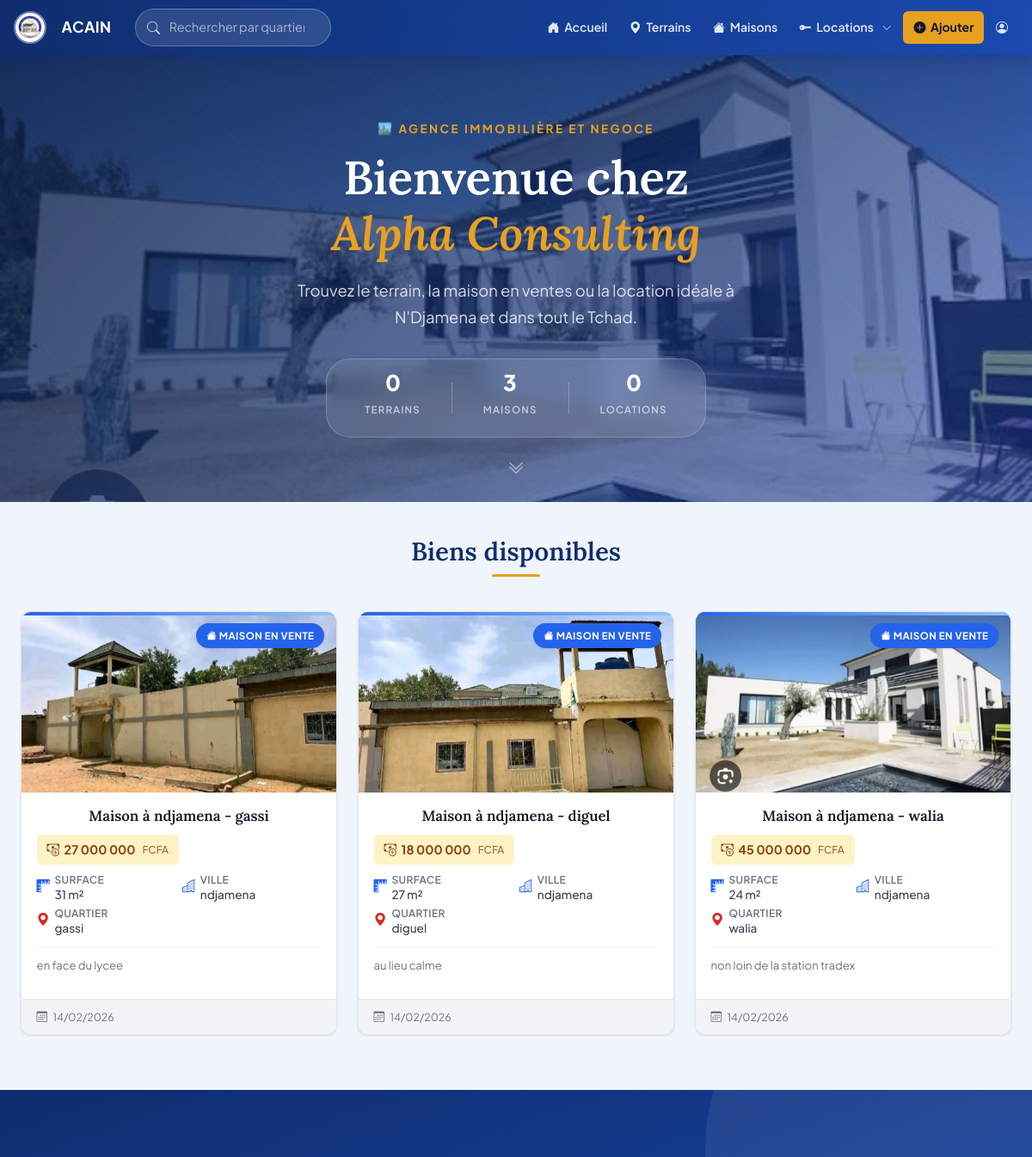
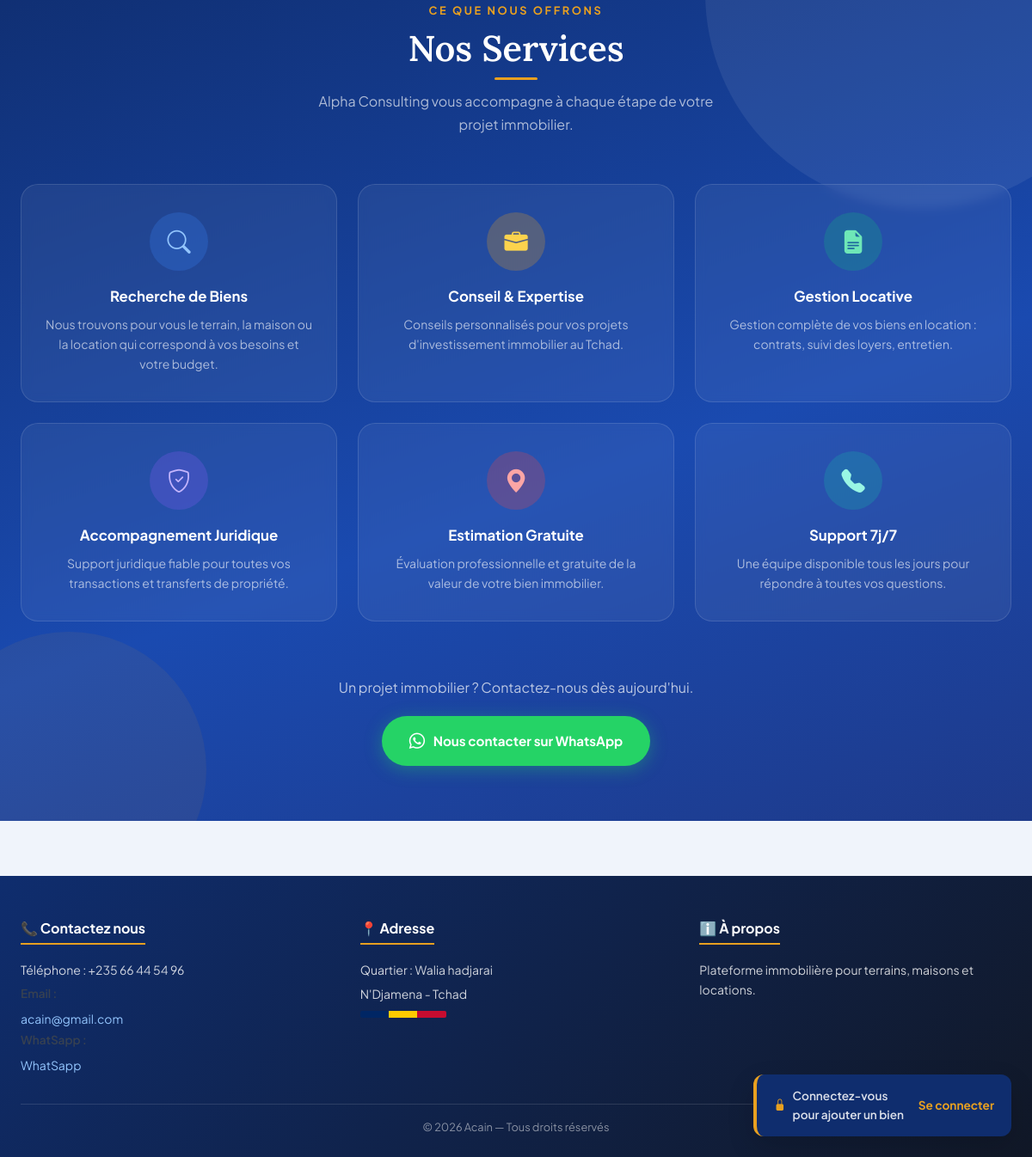
Page /maisons on the committed database (2 pictures, top to bottom).
### immo2app/models.py (models this page shows, shortened)
class Terrain(models.Model):
    TYPE_CHOICES = [
        ('terrain',  'Terrain'),
        ('maison',   'Maison'),
        ('location', 'Location'),
    ]
    STATUT_CHOICES = [
        ('en_attente', 'En attente'),
        ('valide',     'Validé'),
        ('rejete',     'Rejeté'),
    ]
    CATEGORIE_LOCATION_CHOICES = [
        ('hotel',        'Hôtel'),
        ('appartement',  'Appartement'),
        ('chambre',      'Chambre'),
    ]
    type_bien   = models.CharField(max_length=200, choices=TYPE_CHOICES)
    proprietaire = models.ForeignKey(
        settings.AUTH_USER_MODEL,
        on_delete=models.CASCADE,
        related_name="terrains"
    )
    titre       = models.CharField(max_length=200)
    superficie  = models.CharField(max_length=100, blank=True, null=True)
    nom_location      = models.CharField(max_length=200, blank=True, null=True)
    categorie_location = models.CharField(
        max_length=50,
        choices=CATEGORIE_LOCATION_CHOICES,
        blank=True, null=True
    )
    prix         = models.CharField(max_length=100)
    localisation = models.CharField(max_length=200)
    quartier     = models.CharField(max_length=200)
    description  = models.TextField()
    date_ajout   = models.DateTimeField(auto_now_add=True)
    statut       = models.CharField(
        max_length=20,
        choices=STATUT_CHOICES,
        default='en_attente'
    )

class ImageTerrain(models.Model):
    terrain = models.ForeignKey(Terrain, related_name='images', on_delete=models.CASCADE)
    image   = models.ImageField(upload_to='terrains/')

### immo2app/views.py (the view)
# urls.py: path('maisons', views.liste_maisons, name='liste_maisons'),
def liste_maisons(request):
    maisons = Terrain.objects.filter(type_bien='maison', statut='valide').order_by('-date_ajout')
    return render(request, 'home.html', {'terrains': maisons})

### immo2app/templates/home.html (shortened to what this page needs)
{% extends "base.html" %}
{% load static %}
{% block extra_css %}
 <link rel="stylesheet" type="text/css" href="{% static 'immo2app/bootstrap-5.3.8-dist/css/liste_terrain.css' %}">
{% endblock %}
{% block content %}
    <div id="terrain-container">
        {% include "_liste_terrains_fragment.html" %}
    </div>
{% endblock %}

### immo2app/templates/_liste_terrains_fragment.html (shortened to what this page needs)
{% load static %}
<div class="hero-banner">
    <div class="hero-overlay"></div>
    <div class="hero-content">
        <p class="hero-eyebrow">🏙️ Agence Immobilière et Negoce</p>
        <h1 class="hero-title">Bienvenue chez<br><span>Alpha Consulting</span></h1>
        <p class="hero-subtitle">Trouvez le terrain, la maison en ventes ou la location idéale à N'Djamena et dans tout le Tchad.</p>
        <div class="hero-stats">
            <div class="hero-stat"><span class="stat-num" id="countTerrains">—</span><a class="nav-link" href="{% url 'liste_terrains' %}"><span class="stat-lbl">Terrains</span></a></div>
            <div class="hero-stat"><span class="stat-num" id="countMaisons">—</span><a class="nav-link" href="{% url 'liste_maisons' %}"><span class="stat-lbl">Maisons</span></a></div>
            <div class="hero-stat"><span class="stat-num" id="countLocations">—</span><a class="nav-link" href="{% url 'liste_locations' %}"><span class="stat-lbl">Locations</span></a></div>
        </div>
    </div>
    <div class="hero-scroll-hint">
        <i class="bi bi-chevron-double-down"></i>
    </div>
</div>
<div class="container-modern">
    <h1 class="section-title fade-in">
         Biens disponibles
    </h1>
    <div class="row g-4">
        {% for terrain in terrains %}
        <div class="col-12 col-md-6 col-lg-4">
            <div class="terrain-card card-{{ terrain.type_bien }} fade-in">
                <span class="badge-type badge-{{ terrain.type_bien }}">
                    {% if terrain.type_bien == 'terrain' %}
                        <i class="bi bi-geo-alt-fill"></i> Terrain en vente
                    {% elif terrain.type_bien == 'maison' %}
                        <i class="bi bi-house-fill"></i> Maison en vente
                    {% else %}
                        <i class="bi bi-key-fill"></i> {{terrain.categorie_location }} en Location
                    {% endif %}
                </span>
                {% if terrain.images.all %}
                <div id="carousel{{ terrain.id }}" class="carousel slide" data-bs-ride="false">
                    <div class="carousel-inner">
                        {% for image in terrain.images.all %}
                        <div class="carousel-item {% if forloop.first %}active{% endif %}">
                            <img src="{{ image.image.url }}" alt="{{ terrain.titre }}">
                        </div>
                        {% endfor %}
                    </div>
                </div>
                {% else %}
                <div class="carousel-inner-placeholder">
                    <i class="bi bi-image"></i>
                </div>
                {% endif %}
                <div class="card-body">
                    <h5 class="card-title">{{ terrain.titre }}</h5>
                    <div class="prix-badge">
                        <i class="bi bi-cash-coin"></i>
                        {{ terrain.prix }}
                        {% if terrain.type_bien == 'location' %}
                            {% if terrain.categorie_location == 'hotel' %}
                                <span class="prix-mois"> FCFA / heure</span>
                            {% else %}
                                <span class="prix-mois"> FCFA / mois</span>
                            {% endif %}
                          {% else %}
                            <span class="prix-mois"> FCFA </span>
                        {% endif %}
                    </div>
                    <div class="bien-details">
                        {% if terrain.type_bien == 'location' %}
                        <div class="detail-item">
                            <i class="bi bi-tag-fill text-primary"></i>
                            <div>
                                <strong>Catégorie</strong>
                                <span>{{ terrain.get_categorie_location_display|default:"—" }}</span>
                            </div>
                        </div>
                        <div class="detail-item">
                            <i class="bi bi-signpost-fill text-primary"></i>
                            <div>
                                <strong>Nom</strong>
                                <span>{{ terrain.nom_location|default:"—" }}</span>
                            </div>
                        </div>
                        {% else %}
                        <div class="detail-item">
                            <i class="bi bi-rulers text-primary"></i>
                            <div>
                                <strong>Surface</strong>
                                <span>{{ terrain.superficie }} m²</span>
                            </div>
                        </div>
                        {% endif %}
                        <div class="detail-item">
                            <i class="bi bi-building text-primary"></i>
                            <div>
                                <strong>Ville</strong>
                                <span>{{ terrain.localisation }}</span>
                            </div>
                        </div>
                        <div class="detail-item">
                            <i class="bi bi-geo-alt-fill text-danger"></i>
                            <div>
                                <strong>Quartier</strong>
                                <span>{{ terrain.quartier }}</span>
                            </div>
                        </div>
                    </div>
                    <p class="card-description">
                        {{ terrain.description|truncatewords:12 }}
                    </p>
                </div>
                <div class="card-footer">
                    <i class="bi bi-calendar3"></i>
                    {{ terrain.date_ajout|date:"d/m/Y" }}
                </div>
            </div>
        </div>
        {% endfor %}
    </div>
</div>
<section class="services-section">
    <div class="services-inner">
        <div class="services-header fade-in">
            <p class="services-eyebrow">Ce que nous offrons</p>
            <h2 class="services-title">Nos Services</h2>
            <p class="services-subtitle">Alpha Consulting vous accompagne à chaque étape de votre projet immobilier.</p>
        </div>
        <div class="services-grid">
            <div class="service-card fade-in">
                <div class="service-icon-wrap service-icon-blue">
                    <i class="bi bi-search"></i>
                </div>
                <h3>Recherche de Biens</h3>
                <p>Nous trouvons pour vous le terrain, la maison ou la location qui correspond à vos besoins et votre budget.</p>
            </div>
            <div class="service-card fade-in">
                <div class="service-icon-wrap service-icon-gold">
                    <i class="bi bi-briefcase-fill"></i>
                </div>
                <h3>Conseil & Expertise</h3>
                <p>Conseils personnalisés pour vos projets d'investissement immobilier au Tchad.</p>
            </div>
            <div class="service-card fade-in">
                <div class="service-icon-wrap service-icon-green">
                    <i class="bi bi-file-earmark-text-fill"></i>
                </div>
                <h3>Gestion Locative</h3>
                <p>Gestion complète de vos biens en location : contrats, suivi des loyers, entretien.</p>
            </div>
            <div class="service-card fade-in">
                <div class="service-icon-wrap service-icon-purple">
                    <i class="bi bi-shield-check"></i>
                </div>
                <h3>Accompagnement Juridique</h3>
                <p>Support juridique fiable pour toutes vos transactions et transferts de propriété.</p>
            </div>
            <div class="service-card fade-in">
                <div class="service-icon-wrap service-icon-red">
                    <i class="bi bi-geo-alt-fill"></i>
                </div>
                <h3>Estimation Gratuite</h3>
                <p>Évaluation professionnelle et gratuite de la valeur de votre bien immobilier.</p>
            </div>
            <div class="service-card fade-in">
                <div class="service-icon-wrap service-icon-teal">
                    <i class="bi bi-telephone-fill"></i>
                </div>
                <h3>Support 7j/7</h3>
                <p>Une équipe disponible tous les jours pour répondre à toutes vos questions.</p>
            </div>
        </div>
        <div class="services-cta fade-in">
            <p>Un projet immobilier ? Contactez-nous dès aujourd'hui.</p>
            <a href="https://wa.me/+23566445496" target="_blank" class="cta-btn">
                <i class="bi bi-whatsapp"></i> Nous contacter sur WhatsApp
            </a>
        </div>
    </div>
</section>

### rows in the picture
Terrain: type_bien "maison" (drawn), titre "Maison à ndjamena - gassi", prix "27 000 000", superficie "31", localisation "ndjamena", quartier "gassi", description "en face du lycee", date_ajout "14/02/2026"
ImageTerrain: image (picture)
Terrain: type_bien "maison" (drawn), titre "Maison à ndjamena - diguel", prix "18 000 000", superficie "27", localisation "ndjamena", quartier "diguel", description "au lieu calme", date_ajout "14/02/2026"
ImageTerrain: image (picture)
Terrain: type_bien "maison" (drawn), titre "Maison à ndjamena - walia", prix "45 000 000", superficie "24", localisation "ndjamena", quartier "walia", description "non loin de la station tradex", date_ajout "14/02/2026"
ImageTerrain: image (picture)

### other values in the picture
{{ year|default:2026 }} "2026"
